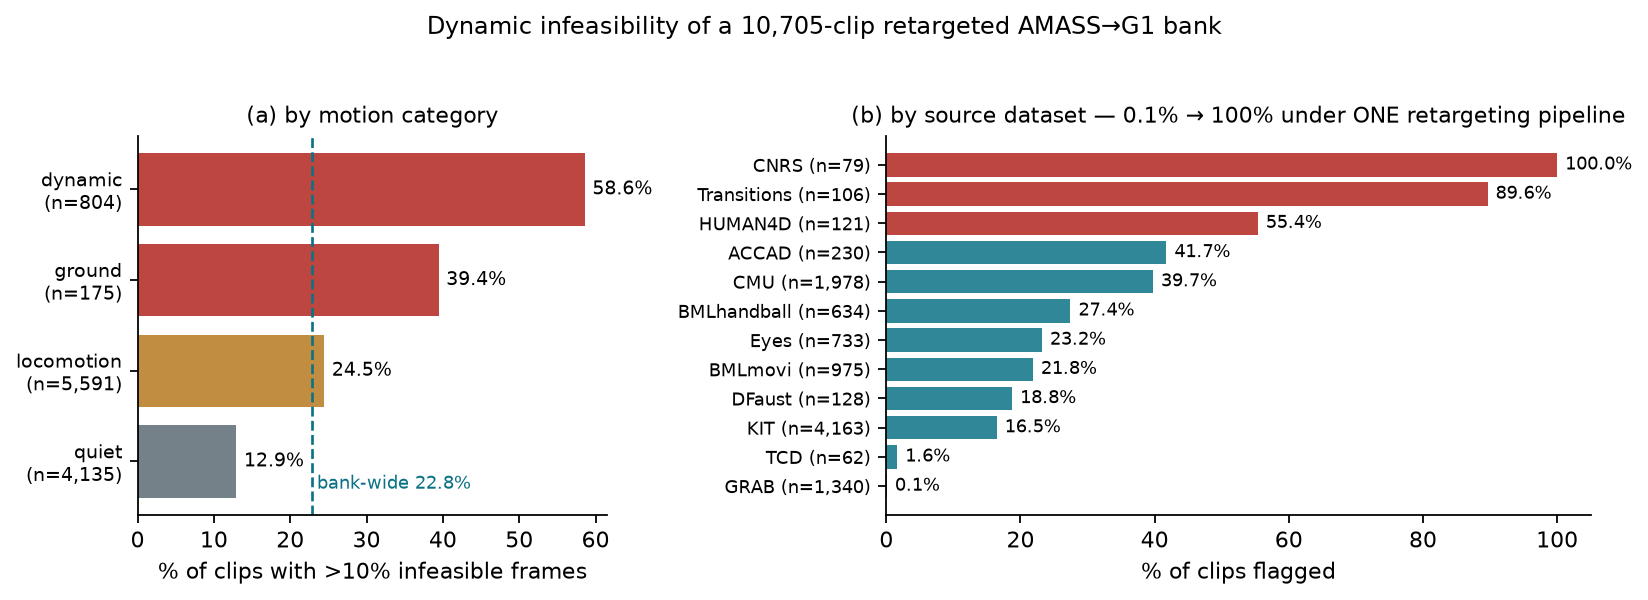

This chart was generated by the following Python code:
#!/usr/bin/env python3
"""F4 — feasibility prevalence by category and by source. Data: reports/feasibility_all/feasibility.csv."""
import csv, sys, os
import matplotlib; matplotlib.use("Agg")
import matplotlib.pyplot as plt
import numpy as np
sys.path.insert(0, "/data/robotixx/climb/tools")
from analyze_atlas_support import category
R = "/data/robotixx/climb/"
feats = {r["name"]: r for r in csv.DictReader(open(R + "reports/features_amass.csv"))}
rows = [(r["clip"], float(r["infeasible_frac"])) for r in csv.DictReader(open(R + "reports/feasibility_all/feasibility.csv")) if r["clip"] in feats]
cat = {c: category(feats[c]) for c, _ in rows}
src = {c: c.split("_")[0] for c, _ in rows}
fig, axes = plt.subplots(1, 2, figsize=(10.4, 3.6), gridspec_kw={"width_ratios": [1, 1.5]})
ax = axes[0]
cats = ["dynamic", "ground", "locomotion", "quiet"]
frac = [np.mean([f > 0.10 for c, f in rows if cat[c] == k]) * 100 for k in cats]
n = [sum(cat[c] == k for c, _ in rows) for k in cats]
bars = ax.barh(range(len(cats)), frac, color=["#B3261E", "#B3261E", "#B7791F", "#5C6B75"], alpha=0.85)
ax.set_yticks(range(len(cats)), [f"{k}\n(n={m:,})" for k, m in zip(cats, n)], fontsize=8.5)
ax.invert_yaxis(); ax.set_xlabel("% of clips with >10% infeasible frames")
ax.axvline(22.8, color="#0B7285", ls="--", lw=1.2); ax.text(23.5, 3.3, "bank-wide 22.8%", fontsize=8, color="#0B7285")
for b, v in zip(bars, frac): ax.text(v + 1, b.get_y() + b.get_height()/2, f"{v:.1f}%", va="center", fontsize=8.5)
ax.set_title("(a) by motion category", fontsize=10)
ax = axes[1]
srcs = sorted({s for s in src.values()}, key=lambda s: -sum(1 for c, _ in rows if src[c] == s))
srcs = [s for s in srcs if sum(1 for c, _ in rows if src[c] == s) >= 50]
frac_s = [(s, np.mean([f > 0.10 for c, f in rows if src[c] == s]) * 100, sum(1 for c, _ in rows if src[c] == s)) for s in srcs]
frac_s.sort(key=lambda t: t[1])
ys = range(len(frac_s))
ax.barh(list(ys), [t[1] for t in frac_s], color=["#B3261E" if t[1] > 50 else "#0B7285" for t in frac_s], alpha=0.85)
ax.set_yticks(list(ys), [f"{t[0]} (n={t[2]:,})" for t in frac_s], fontsize=8)
ax.set_xlabel("% of clips flagged"); ax.set_xlim(0, 105)
for y, t in zip(ys, frac_s): ax.text(t[1] + 1.2, y, f"{t[1]:.1f}%", va="center", fontsize=8)
ax.set_title("(b) by source dataset — 0.1% → 100% under ONE retargeting pipeline", fontsize=10)
for a in axes:
    for sp in ("top", "right"): a.spines[sp].set_visible(False)
fig.suptitle("Dynamic infeasibility of a 10,705-clip retargeted AMASS→G1 bank", fontsize=11, y=1.03)
fig.tight_layout()
for ext in ("png", "pdf"): fig.savefig(R + f"paper/figures/f4_prevalence.{ext}", dpi=160, bbox_inches="tight")
print("wrote f4_prevalence.png/pdf")
